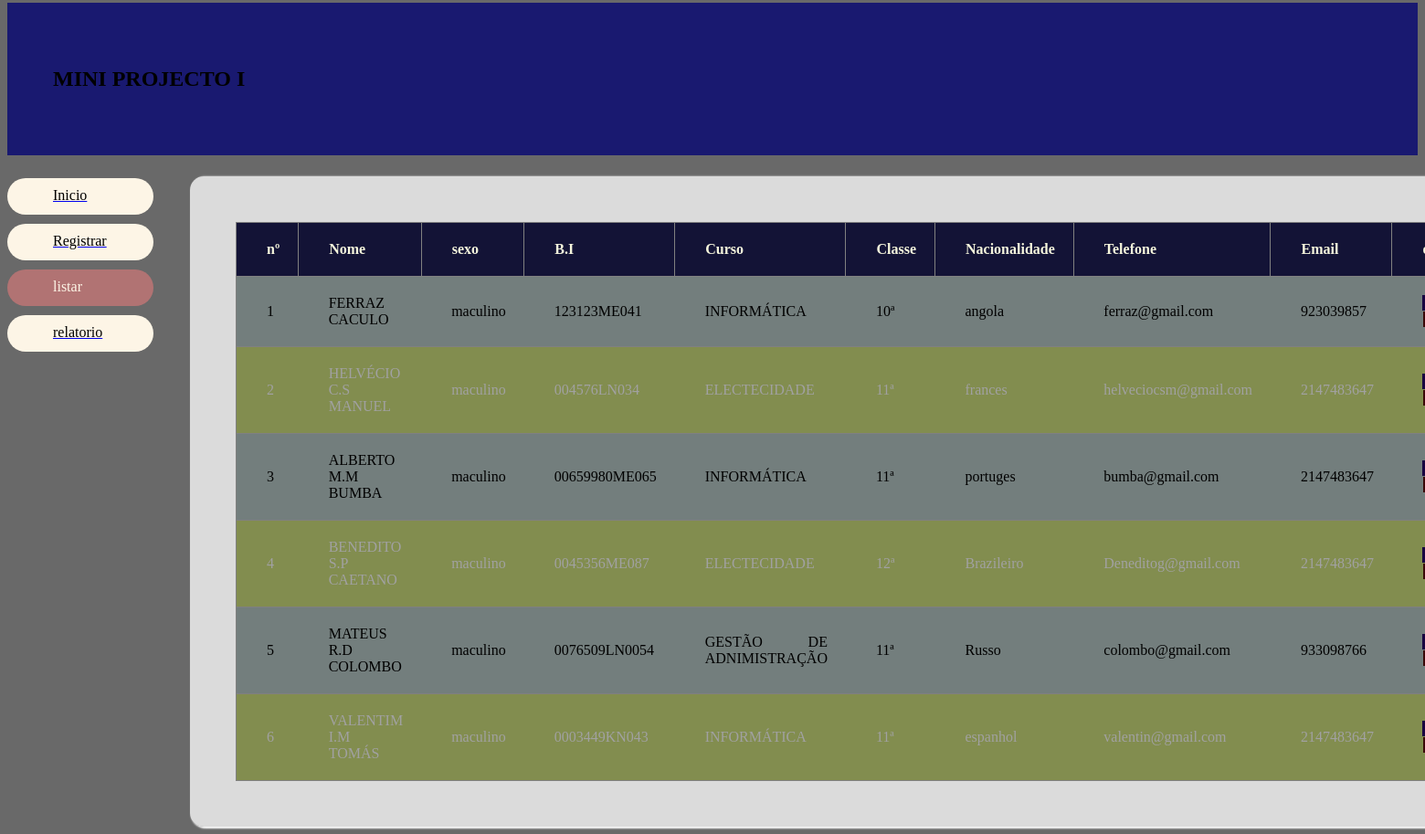
The app's page /listar.php with its own data.
### tables this page shows
CREATE TABLE `pessoa` (
  `id` int(11) NOT NULL,
  `nome` varchar(50) DEFAULT NULL,
  `bi` varchar(20) DEFAULT NULL,
  `dataNascimento` date DEFAULT NULL,
  `sexo` varchar(11) DEFAULT NULL,
  `nacionalidade` varchar(30) DEFAULT NULL
);

CREATE TABLE `curso` (
  `id_classe` int(11) NOT NULL,
  `cusro` varchar(50) DEFAULT NULL,
  `chaveEstrageiraCurso` int(11) DEFAULT NULL
);

CREATE TABLE `classe` (
  `id_classe` int(11) NOT NULL,
  `classe` varchar(50) DEFAULT NULL,
  `chaveEstrageiraClasse` int(11) DEFAULT NULL
);

CREATE TABLE `correioeletronico` (
  `id_correio` int(11) NOT NULL,
  `email` varchar(50) DEFAULT NULL,
  `chaveEstrageiraCorreio` int(11) DEFAULT NULL,
  `telefone` int(11) DEFAULT NULL
);

### listar.php (the view, shortened to what this page needs)
<!DOCTYPE html >
<?php
require_once "conexao.php";
?>
<html lang="pt-pt">
    <head>
        <link rel="stylesheet" href="./css/estilo.css">
        <link rel="stylesheet" href="./css/lista.css">
        <link rel="stylesheet" href="./css/tabela.css">
        <link rel="stylesheet" href="./css/td.css">
    </head>
<body>
    <section class="menu">
    <h2 id="Ni">MINI  PROJECTO I </h2>
    </section>
<ul class="mn">
<a href="index.html"> <li >Inicio</li></a>
   <a href="registrar.php"> <li>Registrar</li></a>
    <li id="ativo">listar</li>
   <a href="geradorpdf.php"> <li>relatorio</li></a>
</ul>
    <section class="corpo">
        <div class="cartaoC1" >
            <?php
$seletor=" SELECT * FROM pessoa AS p INNER JOIN classe AS cl INNER JOIN curso AS cur INNER JOIN correioeletronico AS cor ON p.id=cl.chaveEstrageiraClasse AND p.id=cur.chaveEstrageiraCurso AND p.id=cor.chaveEstrageiraCorreio ";
$i=0;
 echo"<table border=1 >";
 echo"<tr>";
 echo"<th>nº</th>";
 echo"<th>Nome</th>";
 echo"<th>sexo</th>";
 echo"<th>B.I</th>";
 echo"<th>Curso</th>";
 echo"<th>Classe</th>";
 echo"<th>Nacionalidade</th>";
 echo"<th>Telefone</th>";
 echo"<th>Email</th>";
 echo"<th>operação</th>";
 echo"</tr>";
$query= mysqli_query($conectar,$seletor);
while ($buscar=mysqli_fetch_assoc($query)) {
    $i=$i+1;
  $x=$i%2;
echo"<tr>";
if($x==1){
    echo"<div>";
echo"<td>".$i."</th>";
echo"<td>".$buscar['nome']."</td>";
echo"<td>".$buscar['sexo']."</td>";
echo"<td>".$buscar['bi']."</td>";
echo"<td>".$buscar['cusro']."</td>";
echo"<td>".$buscar['classe']."</td>";
echo"<td>".$buscar['nacionalidade']."</td>";
echo"<td>".$buscar['email']."</td>";
echo"<td>".$buscar['telefone']."</td>";
echo"<td><a id='a' href='listar.php? idA=$buscar[id]'> editar </a><a id='l' href='listar.php? idE=$buscar[id]' > eliminar </a></td>";
echo"</tr>";
echo"<div>";
}
else{
    echo"<td id='cor'>".$i."</th>";
    echo"<td id='cor'>".$buscar['nome']."</td>";
    echo"<td id='cor'>".$buscar['sexo']."</td>";
    echo"<td id='cor'>".$buscar['bi']."</td>";
    echo"<td id='cor'>".$buscar['cusro']."</td>";
    echo"<td id='cor'>".$buscar['classe']."</td>";
    echo"<td id='cor'>".$buscar['nacionalidade']."</td>";
    echo"<td id='cor'>".$buscar['email']."</td>";
    echo"<td id='cor'>".$buscar['telefone']."</td>";
    echo"<td id='cor'><a  id='a' href='listar.php? idA=$buscar[id]' > editar </a><a  id='l' href='listar.php? idE=$buscar[id]' > eliminar </a></td>";
    echo"</tr>";
    }
}
  echo"</table> ";
?>
     </div>
    </section>
</body>
</html>

### css/estilo.css (style rules this page uses)
body { background-color: dimgrey; }
.menu { background-color: midnightblue; background-size:cover; }
.menu { padding: 50px; position: relative; top: -5px; }
li { display: inline-block; background-color: oldlace; padding-right: 70px; padding-left: 50px; border-radius: 20px; color: black; height: 30px; padding-top: 10px; }
li#ativo { background-color:rgb(177, 115, 115) ; color: oldlace; }
.mn,li { display: block; width: 40px; margin: 10px; }
.mn { position: relative; margin-left: -50px; display: block; width: 40px; position: fixed; }

### css/lista.css (style rules this page uses)
td { background-color: rgba(72, 87, 85, 0.705); }

### css/tabela.css (style rules this page uses)
table,td,th,tr { position: relative; border-collapse: collapse; padding: 20px 20px; }
div.cartaoC1 { box-shadow: white 2px 1px 2px 1px; background-color: rgba(255, 255, 255, 0.76); border-radius: 15px; width: 1310px; text-align: justify; text-decoration: transparent; }
div.cartaoC1 { margin-left:200px; padding-left: 100px; padding: 50px; }
td,th,tr { padding-left: 33px; }
th { background-color: rgb(19, 19, 54); color: beige; }
#cor { background-color: rgb(130, 141, 79); color: rgb(161, 161, 161); }

### css/td.css (style rules this page uses)
td { border-left: none; border-right: none; }
#l { border: black 1px 1px 1px solid; background-color: rgb(58, 7, 7); color: rgb(238, 227, 227); margin-left: 1px; padding-left: 17px; margin-top: 2px; }
#a { border: black 1px 1px 1px solid; background-color: rgb(24, 2, 65); color: rgb(238, 227, 227); padding-left: 15px; padding-right: 20px; color: rgb(238, 232, 232); }

### records on screen
pessoa: nome "FERRAZ CACULO", sexo "maculino", bi "123123ME041", curso.cusro "INFORMÁTICA", classe.classe "10ª", nacionalidade "angola", correioeletronico.email "ferraz@gmail.com", correioeletronico.telefone "923039857"
pessoa: nome "HELVÉCIO C.S MANUEL", sexo "maculino", bi "004576LN034", curso.cusro "ELECTECIDADE", classe.classe "11ª", nacionalidade "frances", correioeletronico.email "helveciocsm@gmail.com", correioeletronico.telefone "2147483647"
pessoa: nome "ALBERTO M.M BUMBA", sexo "maculino", bi "00659980ME065", curso.cusro "INFORMÁTICA", classe.classe "11ª", nacionalidade "portuges", correioeletronico.email "bumba@gmail.com", correioeletronico.telefone "2147483647"
pessoa: nome "BENEDITO S.P CAETANO", sexo "maculino", bi "0045356ME087", curso.cusro "ELECTECIDADE", classe.classe "12ª", nacionalidade "Brazileiro", correioeletronico.email "Deneditog@gmail.com", correioeletronico.telefone "2147483647"
pessoa: nome "MATEUS R.D COLOMBO", sexo "maculino", bi "0076509LN0054", curso.cusro "GESTÃO DE ADNIMISTRAÇÃO", classe.classe "11ª", nacionalidade "Russo", correioeletronico.email "colombo@gmail.com", correioeletronico.telefone "933098766"
pessoa: nome "VALENTIM I.M TOMÁS", sexo "maculino", bi "0003449KN043", curso.cusro "INFORMÁTICA", classe.classe "11ª", nacionalidade "espanhol", correioeletronico.email "valentin@gmail.com", correioeletronico.telefone "2147483647"
